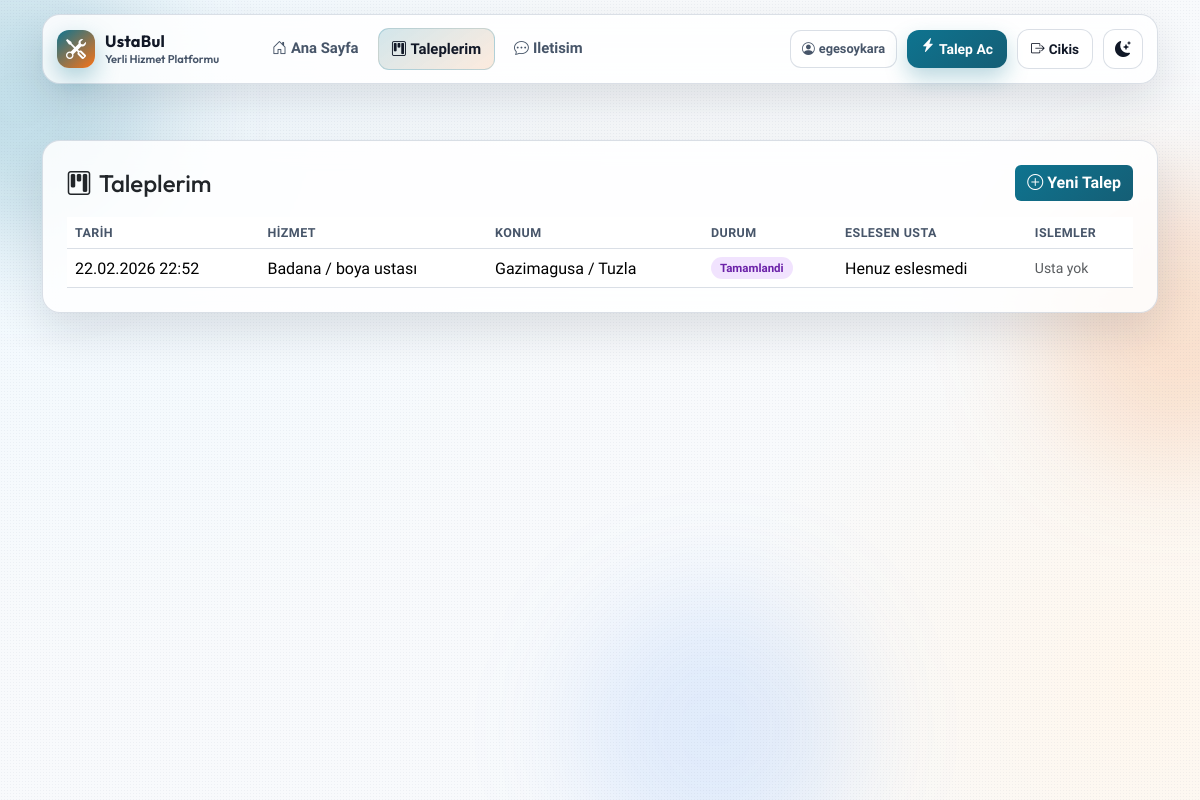
Screenshot of /taleplerim/ (signed in) with the database file from the repository.
### Myapp/models.py (models this page shows, shortened)
class ServiceRequest(models.Model):
    STATUS_CHOICES = (
        ("new", "Yeni"),
        ("pending_provider", "Usta Onayi Bekleniyor"),
        ("matched", "Eslestirildi"),
        ("completed", "Tamamlandi"),
        ("cancelled", "Iptal Edildi"),
    )
    customer_name = models.CharField(max_length=120)
    customer_phone = models.CharField(max_length=20)
    city = models.CharField(max_length=80)
    district = models.CharField(max_length=80)
    service_type = models.ForeignKey(ServiceType, on_delete=models.PROTECT, related_name="requests")
    details = models.TextField()
    matched_provider = models.ForeignKey(
        Provider,
        on_delete=models.SET_NULL,
        null=True,
        blank=True,
        related_name="service_requests",
    )
    customer = models.ForeignKey(
        User,
        on_delete=models.SET_NULL,
        null=True,
        blank=True,
        related_name="service_requests",
    )
    status = models.CharField(max_length=20, choices=STATUS_CHOICES, default="new")
    created_at = models.DateTimeField(auto_now_add=True)
    class Meta:
        ordering = ["-created_at"]

class ServiceType(models.Model):
    name = models.CharField(max_length=80, unique=True)
    slug = models.SlugField(unique=True)
    class Meta:
        ordering = ["name"]

### Myapp/views.py (the view)
# urls.py: path('taleplerim/', views.my_requests, name='my_requests'),
@login_required
def my_requests(request):
    if get_provider_for_user(request.user):
        messages.error(request, "Bu alan sadece musteri hesaplari icindir.")
        return redirect("provider_requests")
    requests = list(
        request.user.service_requests.select_related("service_type", "matched_provider").prefetch_related("provider_offers")
    )
    rating_map = {
        rating.service_request_id: rating
        for rating in ProviderRating.objects.filter(service_request_id__in=[item.id for item in requests])
    }
    for item in requests:
        item.rating_entry = rating_map.get(item.id)
        item.pending_offer = next((offer for offer in item.provider_offers.all() if offer.status == "pending"), None)
    cancelled_count = sum(1 for item in requests if item.status == "cancelled")
    return render(
        request,
        "Myapp/my_requests.html",
        {
            "requests": requests,
            "cancelled_count": cancelled_count,
        },
    )

### Myapp/views.py (called while the page is built)
def get_provider_for_user(user):
    if not user.is_authenticated:
        return None
    return Provider.objects.filter(user=user).first()

### Myapp/templates/Myapp/my_requests.html (shortened to what this page needs)
﻿{% extends "base.html" %}
{% block content %}
<section class="card panel-card shadow-sm reveal-up">
  <div class="card-body p-4">
    <div class="d-flex align-items-center justify-content-between flex-wrap gap-2 mb-3">
      <h1 class="h4 mb-0"><i class="bi bi-kanban me-2"></i>Taleplerim</h1>
      <div class="d-flex align-items-center gap-2">
        <a class="btn btn-main" href="{% url 'index' %}#talep-form"><i class="bi bi-plus-circle me-1"></i>Yeni Talep</a>
      </div>
    </div>
    {% if requests %}
      <div class="table-responsive">
        <table class="table request-table align-middle mb-0">
          <thead>
            <tr>
              <th>Tarih</th>
              <th>Hizmet</th>
              <th>Konum</th>
              <th>Durum</th>
              <th>Eslesen Usta</th>
              <th>Islemler</th>
            </tr>
          </thead>
          <tbody>
            {% for item in requests %}
              <tr>
                <td>{{ item.created_at|date:"d.m.Y H:i" }}</td>
                <td>{{ item.service_type.name }}</td>
                <td>{{ item.city }} / {{ item.district }}</td>
                <td><span class="status-pill status-{{ item.status }}">{{ item.get_status_display }}</span></td>
                <td>
                  {% if item.matched_provider %}
                    {{ item.matched_provider.full_name }} ({{ item.matched_provider.phone }})
                  {% elif item.status == "pending_provider" and item.pending_offer %}
                    Sirada: {{ item.pending_offer.provider.full_name }} (onay bekleniyor)
                  {% else %}
                    Henuz eslesmedi
                  {% endif %}
                </td>
                <td>
                  {% if item.status == "matched" %}
                    <form method="post" action="{% url 'complete_request' item.id %}" class="m-0">
                      {% csrf_token %}
                      <button type="submit" class="btn btn-sm request-complete-btn">
                        <i class="bi bi-check2-circle me-1"></i>Tamamlandi
                      </button>
                    </form>
                  {% elif item.status == "completed" %}
                    {% if item.matched_provider %}
                      {% if item.rating_entry %}
                        <div class="small">
                          <strong>Oy verildi:</strong> {{ item.rating_entry.score }}/5
                          {% if item.rating_entry.comment %}
                            <br><span class="text-muted">{{ item.rating_entry.comment }}</span>
                          {% endif %}
                        </div>
                      {% else %}
                        <form method="post" action="{% url 'rate_request' item.id %}" class="request-rate-form">
                          {% csrf_token %}
                          <div class="request-rate-row">
                            <select name="score" required>
                              <option value="">Puan</option>
                              <option value="5">5</option>
                              <option value="4">4</option>
                              <option value="3">3</option>
                              <option value="2">2</option>
                              <option value="1">1</option>
                            </select>
                            <button type="submit" class="btn btn-sm request-rate-btn">Puanla</button>
                          </div>
                          <textarea name="comment" rows="2" placeholder="Yorum (istege bagli)"></textarea>
                        </form>
                      {% endif %}
                    {% else %}
                      <span class="small text-muted">Usta yok</span>
                    {% endif %}
                  {% endif %}
                </td>
              </tr>
            {% endfor %}
          </tbody>
        </table>
      </div>
    {% else %}
      <p class="mb-0 text-muted">Henuz talebin yok. Ana sayfadan yeni talep olusturabilirsin.</p>
    {% endif %}
  </div>
</section>
{% endblock %}

### templates/base.html (shortened to what this page needs)
{% load static %}
<!doctype html>
<html lang="tr" data-theme="light">
<head>
  <link href="https://cdn.jsdelivr.net/npm/bootstrap@5.3.8/dist/css/bootstrap.min.css" rel="stylesheet">
  <link rel="stylesheet" href="https://cdn.jsdelivr.net/npm/bootstrap-icons@1.11.3/font/bootstrap-icons.min.css">
  <link rel="stylesheet" href="{% static 'css/style.css' %}">
</head>
<body>
<div class="bg-orb orb-a"></div>
<div class="bg-orb orb-b"></div>
<div class="bg-orb orb-c"></div>
<div class="bg-noise"></div>
<header class="site-header fixed-top">
  <div class="container">
    <nav class="navbar navbar-expand-lg site-nav">
      <a class="navbar-brand site-brand" href="{% url 'index' %}">
        <span class="site-brand-mark"><i class="bi bi-tools"></i></span>
        <span class="site-brand-copy">
          <strong>UstaBul</strong>
          <small>Yerli Hizmet Platformu</small>
        </span>
      </a>
      <div class="collapse navbar-collapse" id="siteNav">
        <div class="navbar-nav nav-links ms-lg-4">
          <a class="nav-link {% if request.path == '/' %}active{% endif %}" href="{% url 'index' %}"><i class="bi bi-house-door me-1"></i>Ana Sayfa</a>
          {% if request.user.is_authenticated and request.session.role == "provider" %}
            <a class="nav-link {% if request.path == '/usta/talepler/' %}active{% endif %}" href="{% url 'provider_requests' %}"><i class="bi bi-briefcase me-1"></i>Usta Paneli</a>
          {% elif request.user.is_authenticated %}
            <a class="nav-link {% if request.path == '/taleplerim/' %}active{% endif %}" href="{% url 'my_requests' %}"><i class="bi bi-kanban me-1"></i>Taleplerim</a>
          {% endif %}
          <a class="nav-link {% if request.path == '/contact/' %}active{% endif %}" href="{% url 'contact' %}"><i class="bi bi-chat-dots me-1"></i>Iletisim</a>
        </div>
        <div class="nav-tools ms-lg-auto">
          {% if request.user.is_authenticated %}
            <span class="user-chip d-none d-md-inline-flex"><i class="bi bi-person-circle me-1"></i>{{ request.user.username }}</span>
            {% if request.session.role == "provider" %}
              <a class="btn nav-cta-btn d-none d-md-inline-flex" href="{% url 'provider_requests' %}">
                <i class="bi bi-briefcase-fill me-1"></i>Usta Paneli
              </a>
            {% else %}
              <a class="btn nav-cta-btn d-none d-md-inline-flex" href="{% url 'index' %}#talep-form">
                <i class="bi bi-lightning-charge-fill me-1"></i>Talep Ac
              </a>
            {% endif %}
            <form method="post" action="{% url 'logout' %}" class="logout-form">
              <button type="submit" class="btn nav-ghost-btn"><i class="bi bi-box-arrow-right me-1"></i>Cikis</button>
            </form>
          {% endif %}
          <button type="button" class="theme-toggle-btn" id="theme-toggle-btn" aria-label="Temayi degistir">
          </button>
        </div>
      </div>
    </nav>
  </div>
</header>
<main class="container site-main">
  {% block content %}{% endblock %}
</main>
</body>
</html>

### rows the page displays
ServiceRequest: created_at "22.02.2026 22:52", service_type.name "Badana / boya ustası", city "Gazimagusa", district "Tuzla", status "Tamamlandi", shows "Henuz eslesmedi", shows "Usta yok"

### other values shown
{{ request.user.username }} "egesoykara"
